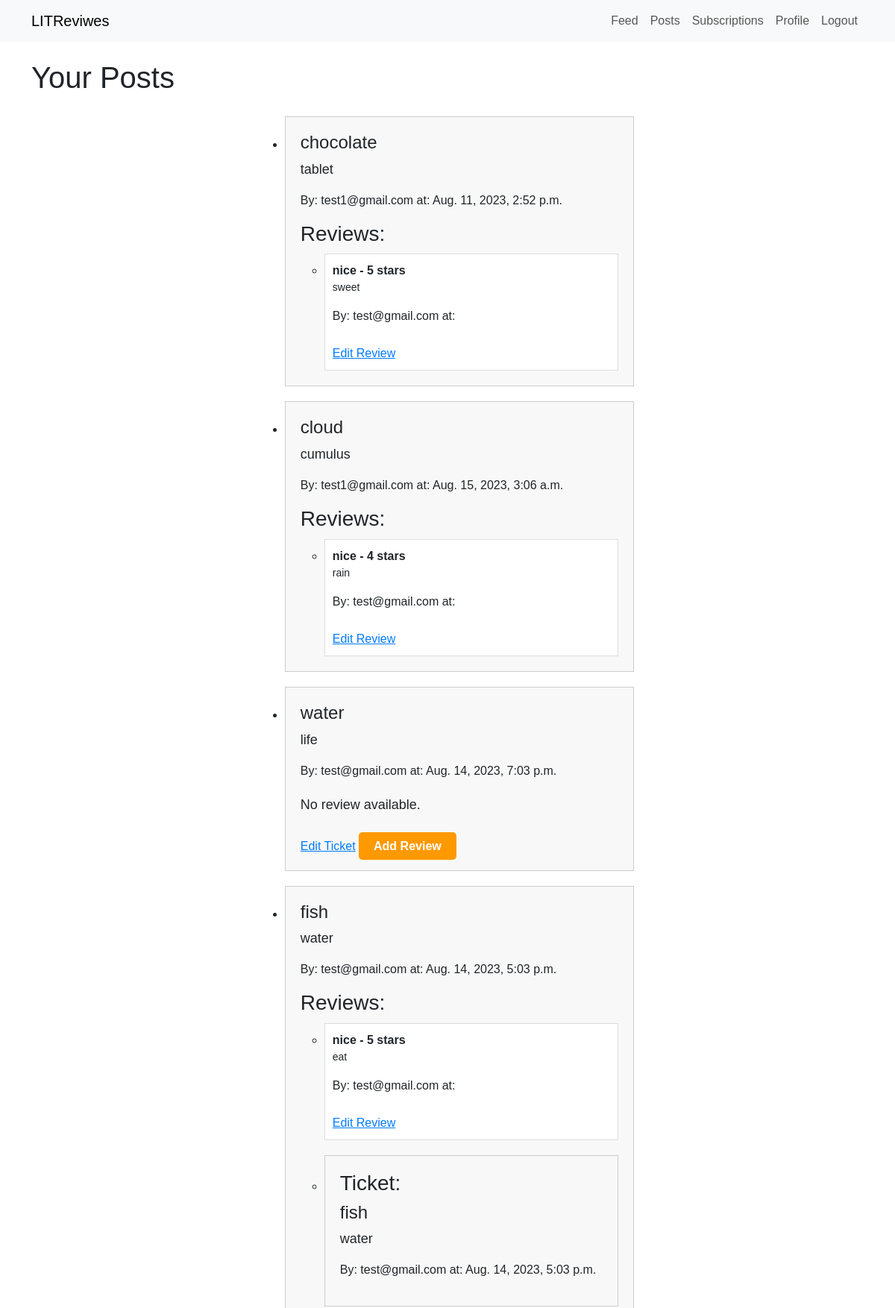
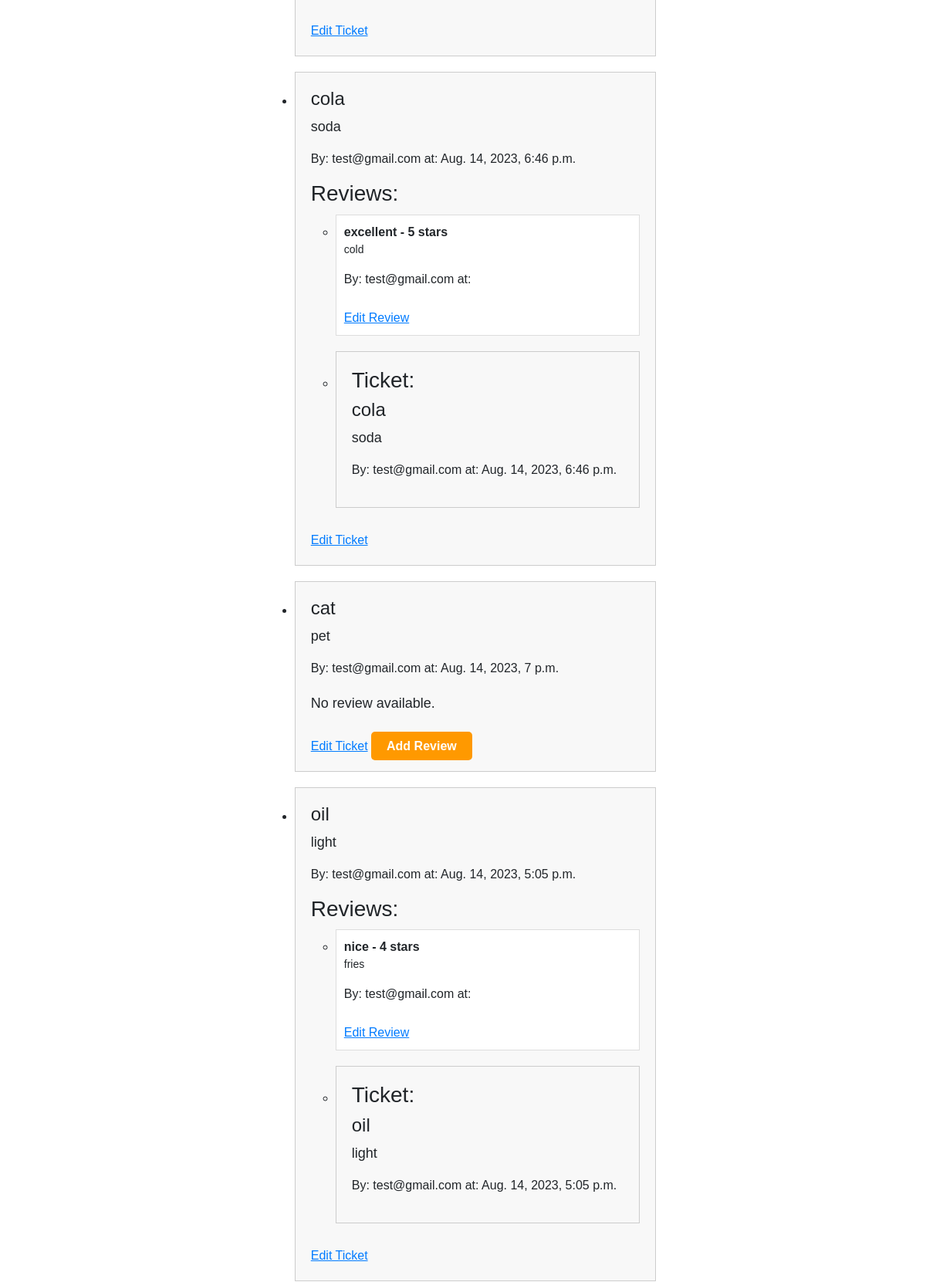
Screenshot of /posts/ (signed in, upper part) with the database file from the repository (2 pictures, top to bottom).
### reviews/models.py (models this page shows)
class Ticket(models.Model):
    title = models.CharField(max_length=200)
    description = models.TextField()
    author = models.ForeignKey(settings.AUTH_USER_MODEL, on_delete=models.CASCADE)
    created_at = models.DateTimeField(auto_now_add=True)
    time_edited = models.DateTimeField(auto_now=True)

class Review(models.Model):
    headline = models.CharField(max_length=200)
    body = models.TextField()
    rating = models.IntegerField(choices=[(i, i) for i in range(1, 6)])
    user = models.ForeignKey(settings.AUTH_USER_MODEL, on_delete=models.CASCADE)
    ticket = models.ForeignKey(Ticket, null=True, blank=True, on_delete=models.CASCADE)
    created_at = models.DateTimeField(auto_now_add=True)
    time_edited = models.DateTimeField(auto_now=True)

### reviews/views.py (the view)
# urls.py: path("posts/", views.posts_view, name="posts"),
@login_required
def posts_view(request):
    user = request.user
    posts = (
        Ticket.objects.filter(Q(author=user) | Q(review__user=user))
        .prefetch_related(Prefetch("review_set", queryset=Review.objects.filter(user=user)))
        .annotate(combined_created_at=Coalesce("review__time_edited", F("created_at")))
        .order_by("-combined_created_at")
    )
    return render(request, "reviews/posts.html", {"posts": posts})

### reviews/templates/reviews/posts.html
{% extends 'base.html' %}
{% block content %}
  <h1>Your Posts</h1>
  <div class="centered-boxes">
    {% if posts %}
      <ul class="post-list">
        {% for post in posts %}
          <li class="post-box">
            <h2>{{ post.title }}</h2>
            <p class="post-description">{{ post.description }}</p>
            <p class="post-author">By: {{ post.author }} at: {{ post.created_at }}</p>
            <div class="reviews-box">
              {% if post.review_set.exists %}
                <h3>Reviews:</h3>
                <ul class="review-list">
                  {% for review in post.review_set.all %}
                    <li class="review-box">
                      <strong class="review-headline">{{ review.headline }} - {{ review.rating }} stars</strong>
                      <p class="review-body">{{ review.body }}</p>
                      <p class="review-author">By: {{ review.user }} at: {{ review.time_created }}</p>
                      <a href="{% url 'edit_review' review_id=review.id %}" class="edit-link">Edit Review</a>
                    </li>
                    {% if post.author == request.user %}
                      <li class="post-box">
                        <h3>Ticket:</h3>
                        <h2>{{ post.title }}</h2>
                        <p class="post-description">{{ post.description }}</p>
                        <p class="post-author">By: {{ post.author }} at: {{ post.created_at }}</p>
                      </li>
                    {% endif %}
                  {% endfor %}
                </ul>
              {% else %}
                <p class="no-review">No review available.</p>
              {% endif %}
            </div>
            {% if post.author == request.user %}
              <a href="{% url 'edit_ticket' post.id %}" class="edit-link">Edit Ticket</a>
            {% endif %}
            {% if not post.review_set.exists %}
              <a href="{% url 'create_review' ticket_id=post.id %}" class="create-review-link">Add Review</a>
            {% endif %}
          </li>
        {% endfor %}
      </ul>
    {% else %}
      <p class="no-post">No posts found.</p>
    {% endif %}
  </div>
{% endblock %}

### reviews/static/css/styles.css (style rules this page uses)
body { font-family: Arial, sans-serif; }
.centered-boxes { display: flex; flex-direction: column; align-items: center; }
.post-box { border: 1px solid #ccc; padding: 20px; margin: 20px 0; width: 100%; background-color: #f8f8f8; }
.post-box h2 { font-size: 24px; }
.post-description { font-size: 18px; }
.post-created-at, .post-author { font-size: 16px; }
.reviews-box { margin-top: 10px; }
.review-box { border: 1px solid #ddd; padding: 10px; margin-top: 10px; background-color: #fff; }
.review-headline { font-size: 16px; }
.review-body { font-size: 14px; }
.no-review, .no-post { font-size: 18px; margin: 20px 0; }
.edit-link { display: inline-block; margin-top: 10px; font-size: 16px; color: #007bff; }
.create-review-link { background-color: #ff9900; color: #fff; padding: 10px 20px; border-radius: 5px; text-decoration: none; border-radius: 4px; font-weight: bold; cursor: pointer; }
.create-review-link { background-color: #ff9900; color: #fff; padding: 10px 20px; border-radius: 5px; text-decoration: none; }

### rows the page displays
Ticket: title "chocolate", description "tablet", author "test1@gmail.com", created_at "Aug. 11, 2023, 2:52 p.m."
Review: headline "nice", rating "5", body "sweet", user "test@gmail.com"
Ticket: title "cloud", description "cumulus", author "test1@gmail.com", created_at "Aug. 15, 2023, 3:06 a.m."
Review: headline "nice", rating "4", body "rain", user "test@gmail.com"
Ticket: title "water", description "life", author "test@gmail.com", created_at "Aug. 14, 2023, 7:03 p.m.", shows "No review available.", shows "Edit Ticket", shows "Add Review"
Ticket: title "fish", description "water", author "test@gmail.com", created_at "Aug. 14, 2023, 5:03 p.m.", shows "Edit Ticket"
Review: headline "nice", rating "5", body "eat", user "test@gmail.com"
Ticket: title "cola", description "soda", author "test@gmail.com", created_at "Aug. 14, 2023, 6:46 p.m.", shows "Edit Ticket"
Review: headline "excellent", rating "5", body "cold", user "test@gmail.com"
Ticket: title "cat", description "pet", author "test@gmail.com", created_at "Aug. 14, 2023, 7 p.m.", shows "No review available.", shows "Edit Ticket", shows "Add Review"
Ticket: title "oil", description "light", author "test@gmail.com", created_at "Aug. 14, 2023, 5:05 p.m.", shows "Edit Ticket"
Review: headline "nice", rating "4", body "fries", user "test@gmail.com"
